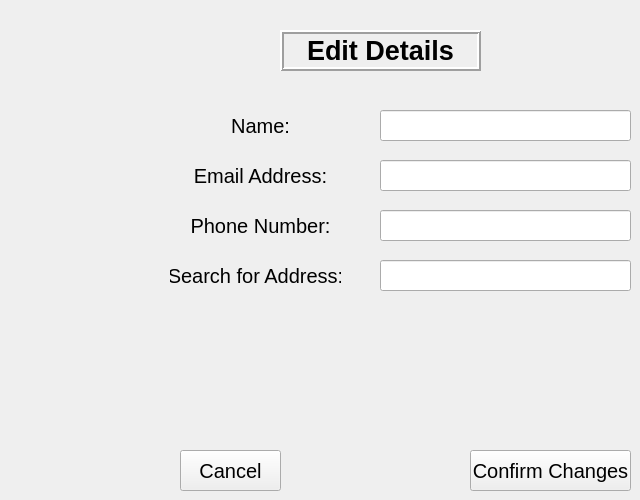
    <widget class="QWidget" name="EditParent">
     <widget class="QLabel" name="lblEdiParSearch">
      <property name="geometry">
       <rect>
        <x>170</x>
        <y>260</y>
        <width>171</width>
        <height>31</height>
       </rect>
      </property>
      <property name="font">
       <font>
        <pointsize>15</pointsize>
       </font>
      </property>
      <property name="text">
       <string>Search for Address:</string>
      </property>
      <property name="alignment">
       <set>Qt::AlignCenter</set>
      </property>
     </widget>
     <widget class="QLabel" name="lblEdiParEmaAdd">
      <property name="geometry">
       <rect>
        <x>180</x>
        <y>160</y>
        <width>161</width>
        <height>31</height>
       </rect>
      </property>
      <property name="font">
       <font>
        <pointsize>15</pointsize>
       </font>
      </property>
      <property name="text">
       <string>Email Address:</string>
      </property>
      <property name="alignment">
       <set>Qt::AlignCenter</set>
      </property>
     </widget>
     <widget class="QLabel" name="lblEdiParTitle">
      <property name="geometry">
       <rect>
        <x>280</x>
        <y>30</y>
        <width>201</width>
        <height>41</height>
       </rect>
      </property>
      <property name="font">
       <font>
        <pointsize>20</pointsize>
        <weight>75</weight>
        <bold>true</bold>
       </font>
      </property>
      <property name="frameShape">
       <enum>QFrame::Box</enum>
      </property>
      <property name="frameShadow">
       <enum>QFrame::Raised</enum>
      </property>
      <property name="lineWidth">
       <number>2</number>
      </property>
      <property name="midLineWidth">
       <number>0</number>
      </property>
      <property name="text">
       <string>Edit Details</string>
      </property>
      <property name="alignment">
       <set>Qt::AlignCenter</set>
      </property>
     </widget>
     <widget class="QPushButton" name="btnEdiParConfirm">
      <property name="geometry">
       <rect>
        <x>470</x>
        <y>450</y>
        <width>161</width>
        <height>41</height>
       </rect>
      </property>
      <property name="font">
       <font>
        <pointsize>15</pointsize>
       </font>
      </property>
      <property name="text">
       <string>Confirm Changes</string>
      </property>
     </widget>
     <widget class="QLineEdit" name="lnEdiParName">
      <property name="geometry">
       <rect>
        <x>380</x>
        <y>110</y>
        <width>251</width>
        <height>31</height>
       </rect>
      </property>
      <property name="font">
       <font>
        <pointsize>15</pointsize>
       </font>
      </property>
      <property name="text">
       <string/>
      </property>
     </widget>
     <widget class="QLineEdit" name="lnEdiParPhone">
      <property name="geometry">
       <rect>
        <x>380</x>
        <y>210</y>
        <width>251</width>
        <height>31</height>
       </rect>
      </property>
      <property name="font">
       <font>
        <pointsize>15</pointsize>
       </font>
      </property>
      <property name="text">
       <string/>
      </property>
     </widget>
     <widget class="QLineEdit" name="lnEditParEmail">
      <property name="geometry">
       <rect>
        <x>380</x>
        <y>160</y>
        <width>251</width>
        <height>31</height>
       </rect>
      </property>
      <property name="font">
       <font>
        <pointsize>15</pointsize>
       </font>
      </property>
     </widget>
     <widget class="QLabel" name="lblEdiParPhone">
      <property name="geometry">
       <rect>
        <x>170</x>
        <y>210</y>
        <width>181</width>
        <height>31</height>
       </rect>
      </property>
      <property name="font">
       <font>
        <pointsize>15</pointsize>
       </font>
      </property>
      <property name="text">
       <string>Phone Number:</string>
      </property>
      <property name="alignment">
       <set>Qt::AlignCenter</set>
      </property>
     </widget>
     <widget class="QLineEdit" name="lnEdiParSearch">
      <property name="geometry">
       <rect>
        <x>380</x>
        <y>260</y>
        <width>251</width>
        <height>31</height>
       </rect>
      </property>
      <property name="font">
       <font>
        <pointsize>15</pointsize>
       </font>
      </property>
     </widget>
     <widget class="QPushButton" name="btnEdiParCancel">
      <property name="geometry">
       <rect>
        <x>180</x>
        <y>450</y>
        <width>101</width>
        <height>41</height>
       </rect>
      </property>
      <property name="font">
       <font>
        <pointsize>15</pointsize>
       </font>
      </property>
      <property name="text">
       <string>Cancel</string>
      </property>
     </widget>
     <widget class="QLabel" name="lblEdiParName">
      <property name="geometry">
       <rect>
        <x>170</x>
        <y>110</y>
        <width>181</width>
        <height>31</height>
       </rect>
      </property>
      <property name="font">
       <font>
        <pointsize>15</pointsize>
       </font>
      </property>
      <property name="text">
       <string>Name:</string>
      </property>
      <property name="alignment">
       <set>Qt::AlignCenter</set>
      </property>
     </widget>
     <widget class="QLabel" name="lblEdiParError">
      <property name="geometry">
       <rect>
        <x>10</x>
        <y>350</y>
        <width>301</width>
        <height>81</height>
       </rect>
      </property>
      <property name="font">
       <font>
        <pointsize>15</pointsize>
        <italic>true</italic>
       </font>
      </property>
      <property name="text">
       <string/>
      </property>
     </widget>
    </widget>
